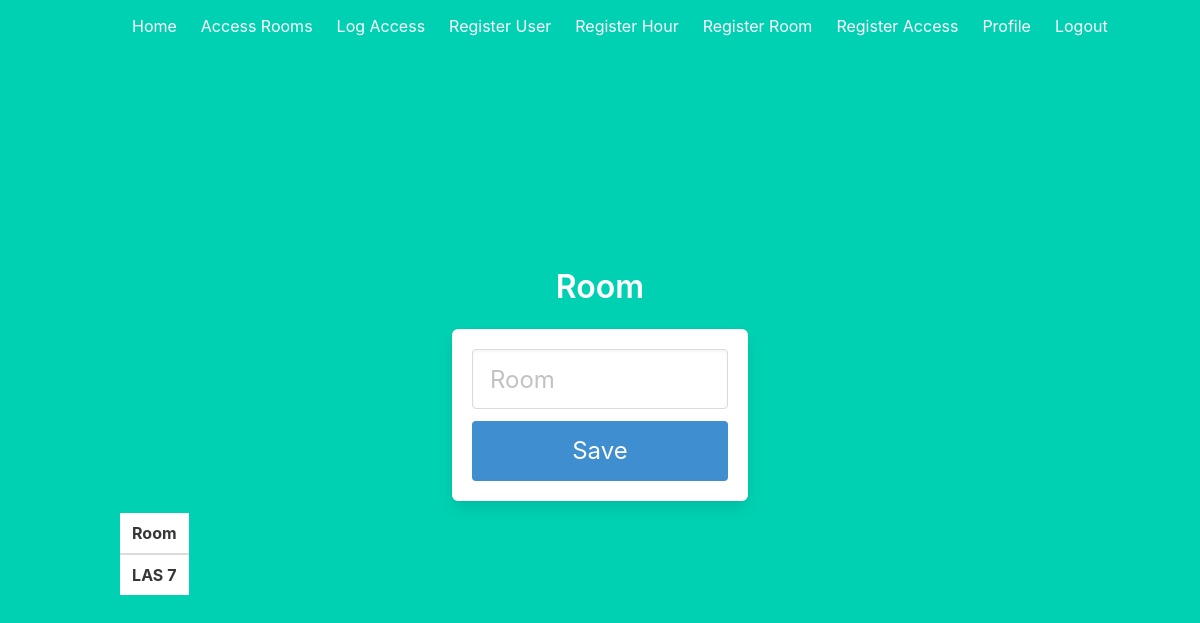
The app's page /rooms (signed in), older data.
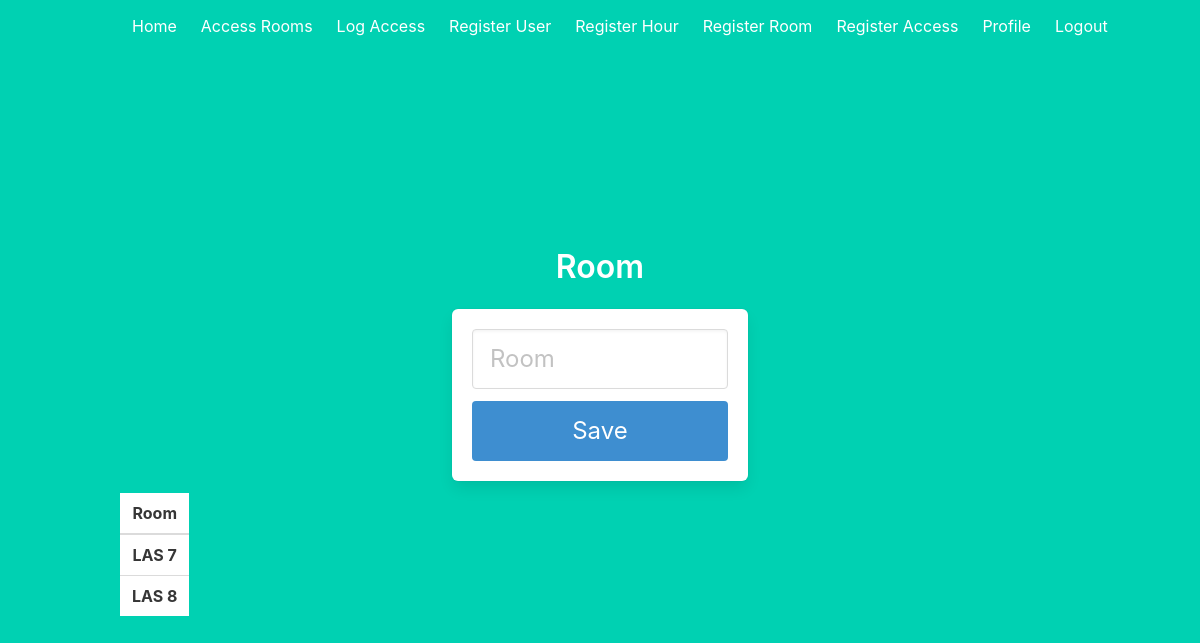
The same page, newer data.
### models.py (models this page shows)
class Room(db.Model):
    id = db.Column(db.Integer,primary_key=True)
    room = db.Column(db.String(200))

### auth.py (the view)
@auth.route('/rooms')
@login_required
def rooms():
    rooms = Room.query.all()
    return render_template('rooms.html', rooms=rooms)

### __init__.py (called while the page is built)
def create_app():
    app = Flask(__name__)
    app.config['SECRET_KEY'] = 'thisismysecretkeydonotstealit'
    app.config['SQLALCHEMY_DATABASE_URI'] = 'sqlite:///db.sqlite3'
    db.init_app(app)
    def check_role():
        return str('bool_role')
    app.jinja_env.filters['check_role'] = check_role
    login_manager = LoginManager()
    login_manager.login_view = 'auth.login'
    login_manager.init_app(app)
    from .models import User
    @login_manager.user_loader
    def load_user(user_id):
        return User.query.get(int(user_id))
    from .auth import auth as auth_blueprint
    app.register_blueprint(auth_blueprint)
    from .main import main as main_blueprint
    app.register_blueprint(main_blueprint)
    return app

### models.py (called while the page is built)
    def has_role(self, list_roles):
        return any(role.name for role in self.roles if role.name in list_roles)

### templates/rooms.html (shortened to what this page needs)
{% extends 'base.html' %}
{% block content %}
<div class="column is-4 is-offset-4">
    <h3 class="title">Room</h3>
    <div class="box">
        <form action="/rooms" method="POST">
            <div class="field">
                <div class="control">
                    <input class="input is-large" type="room" name="room" placeholder="Room" autofocus="">
                </div>
            </div>
            <button class="button is-block is-info is-large is-fullwidth">Save</button>
        </form>
    </div>
</div>
<div class="flight-container" style="overflow: auto; max-height: 80vh">
    <div class="table-responsive">
        <table class="table" id="rooms">
            <thead>
                <tr>
                    <th scope="col">Room</th>
                </tr>
            </thead>
            <tbody>
            {% for r in rooms %}
                <tr id={{ r.id }}>
                    <th scope="row">{{ r.room }}</th>
                </tr>
            {% endfor %}
            </tbody>
        </table>
    </div>
</div>
{% endblock %}

Row changes from the older to the newer data that the page shows:
added Room: room "LAS 8"
